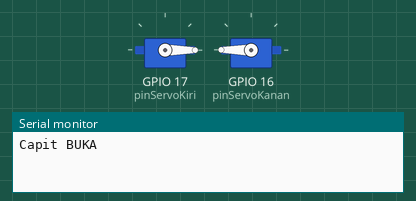
This sketch was run on a simulated ESP32. Parts: 2 × servo, the last lines printed to the serial monitor.

Above: at 0.05 s.
At 4.0 s:
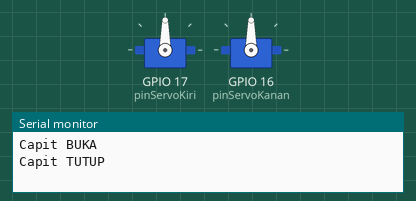
Timing chart, 0 to 5.2 s (numbered marks = the images above):
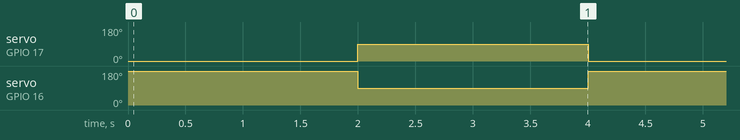

The sketch:

code_pencapit_servo.ino
```cpp
#include <ESP32Servo.h>  // Library untuk mengontrol motor servo

Servo servoKiri;
Servo servoKanan;

const int pinServoKiri = 17;   // GPIO 17 (D17 di ESP32)
const int pinServoKanan = 16;  // GPIO 16 (D16 di ESP32)

void setup() {
  Serial.begin(9600);

  servoKiri.attach(pinServoKiri);
  servoKanan.attach(pinServoKanan);

  servoKiri.write(90);
  servoKanan.write(90);
}

void loop() {
  // BUKA CAPIT
  servoKiri.write(0);
  servoKanan.write(180);
  Serial.println("Capit BUKA");
  delay(2000);  // Tunggu 2 detik

  // TUTUP CAPIT
  servoKiri.write(90);
  servoKanan.write(90);
  Serial.println("Capit TUTUP");
  delay(2000);  // Tunggu 2 detik
}
```

Measured:
- by itself, servo on GPIO 17 (pinServoKiri): alternates 90° for 2.0 s and 0° for 2.0 s
- by itself, servo on GPIO 16 (pinServoKanan): alternates 180° for 2.0 s and 90° for 2.0 s
